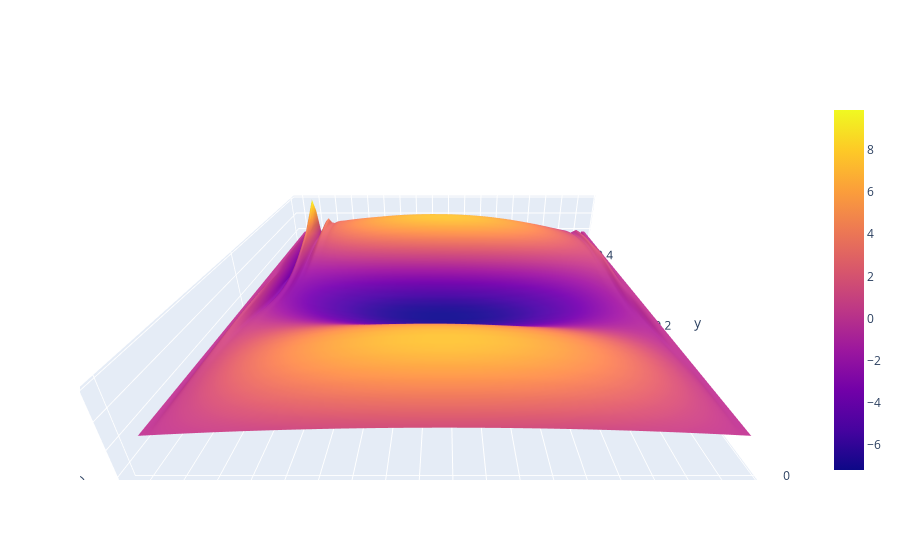

Write notebook code for a chart like this one.
### Code cell
t1 = np.arange(0, 1, 0.01)
fig = go.Figure(go.Surface(
#     contours = {
#         "x": {"show": True, "start": 1.5, "end": 2, "size": 0.04, "color":"white"},
#         "z": {"show": True, "start": 0.5, "end": 0.8, "size": 0.05}
#     },
    x = x,
    y = t1,
    z = s))
fig.update_layout(
        scene = {
            "xaxis": {"nticks": 20},
            "zaxis": {"nticks": 4},
            'camera_eye': {"x": 0, "y": -1, "z": 0.5},
            "aspectratio": {"x": 1, "y": 1, "z": 0.2}
        })
fig.show()
